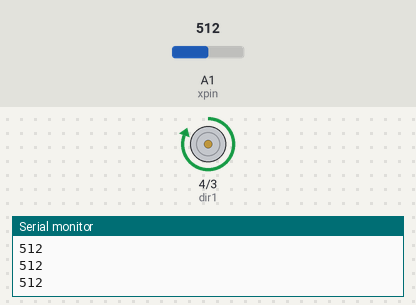
Recording of a sketch running on a simulated Arduino Uno, built with avr-gcc and run on an emulated ATmega328P. On the bench: motor-driver pin pairs drawn as motors (green arrow = first pin HIGH = forward, orange = second pin HIGH = backward, longer = more drive, scaled by the enable pin), the last lines printed to the serial monitor. The test bench sets the inputs (shaded band); at power-on: A1 (xpin) = 512.

Above: at 1.2 s.
1.3 s: A1 (xpin) set to 716
At 2.5 s:
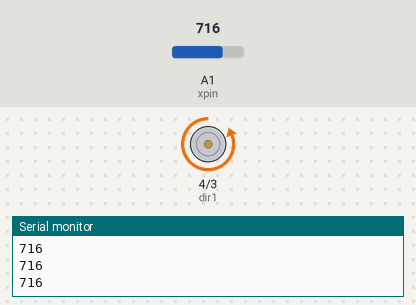
2.8 s: A1 (xpin) set to 511
At 3.8 s:
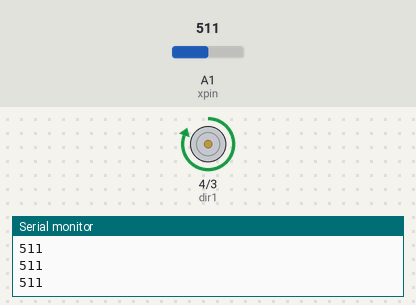
4.3 s: A1 (xpin) set to 900
At 4.9 s:
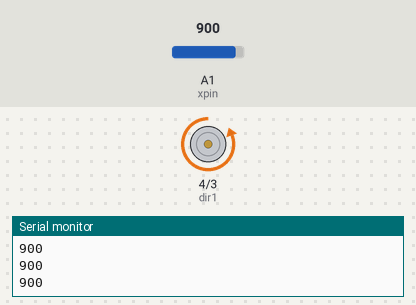
Timing chart, 0 to 7.3 s (numbered marks = the images above; inputs shaded):
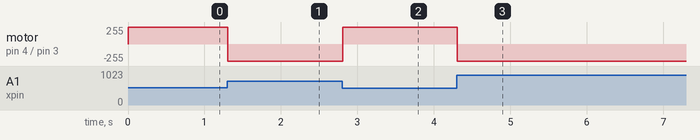

The sketch:

MOTOR.ino
```cpp
int speedpin=5;
int dir1=4;
int dir2=3;
int mspeed=255;
int xpin=A1;
int xval;
void setup() {
  // put your setup code here, to run once:
pinMode(speedpin,OUTPUT);
pinMode(dir1,OUTPUT);
pinMode(dir2,OUTPUT);
pinMode(xpin,INPUT);
Serial.begin(9600);
}

void loop() {
  // put your main code here, to run repeatedly:
xval=analogRead(xpin);
Serial.println(xval);
if(xval>515){
digitalWrite(dir1,LOW);
digitalWrite(dir2,HIGH);
analogWrite(speedpin,mspeed);
}
if(xval<515){
digitalWrite(dir1,HIGH);
digitalWrite(dir2,LOW);
analogWrite(speedpin,mspeed);
}
if(xval==515){
digitalWrite(dir1,LOW);
digitalWrite(dir2,LOW);
analogWrite(speedpin,mspeed);
}
}
```

Measured:
- after the input at 1.3 s, motor on pin 4 (dir1) / pin 3 (dir2): forward 255/255 → backward 255/255 at once
- after the input at 2.8 s, motor on pin 4 (dir1) / pin 3 (dir2): backward 255/255 → forward 255/255 at once
- after the input at 4.3 s, motor on pin 4 (dir1) / pin 3 (dir2): forward 255/255 → backward 255/255 at once
